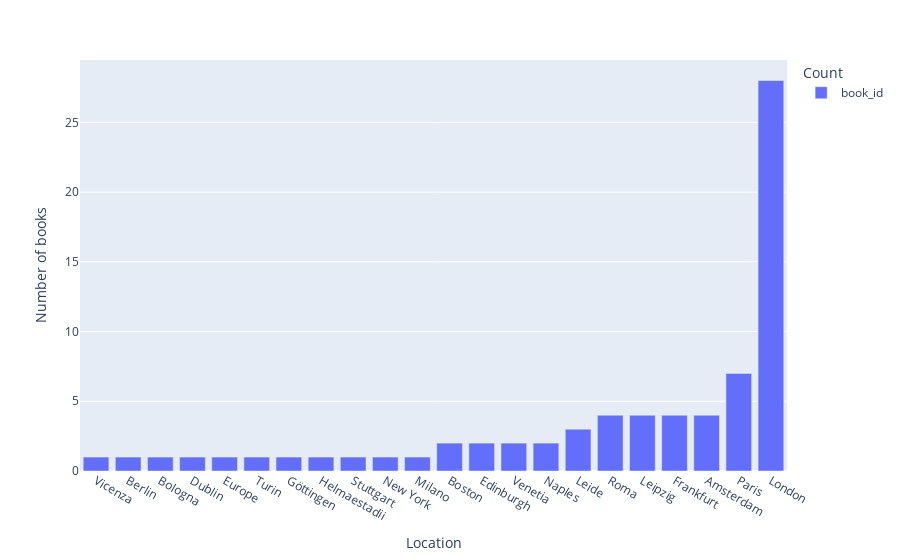

Here is the notebook cell this chart was saved with:
### Code cell
import plotly.express as px

fig=px.bar(travel_df.groupby('place').count()['book_id'].sort_values(), orientation='v',
           labels={'value': 'Number of books', 'variable': 'Count', 'place': 'Location'})
fig.show()

### Figure 1 — Plotly figure (JSON) as saved in the notebook; plotly's stock layout.template omitted (floating-point values rounded to 4 significant figures)
{"data": [{"alignmentgroup": "True", "hovertemplate": "Count=book_id<br>Location=%{x}<br>Number of books=%{y}<extra></extra>", "legendgroup": "book_id", "marker": {"color": "#636efa", "pattern": {"shape": ""}}, "name": "book_id", "offsetgroup": "book_id", "orientation": "v", "showlegend": true, "textposition": "auto", "type": "bar", "x": ["Vicenza", "Berlin", "Bologna", "Dublin", "Europe", "Turin", "Göttingen", "Helmaestadii", "Stuttgart", "New York", "Milano", "Boston", "Edinburgh", "Venetia", "Naples", "Leide", "Roma", "Leipzig", "Frankfurt", "Amsterdam", "Paris", "London"], "xaxis": "x", "y": [1, 1, 1, 1, 1, 1, 1, 1, 1, 1, 1, 2, 2, 2, 2, 3, 4, 4, 4, 4, 7, 28], "yaxis": "y"}], "layout": {"barmode": "relative", "legend": {"title": {"text": "Count"}, "tracegroupgap": 0}, "margin": {"t": 60}, "xaxis": {"anchor": "y", "domain": [0, 1], "title": {"text": "Location"}}, "yaxis": {"anchor": "x", "domain": [0, 1], "title": {"text": "Number of books"}}}}
